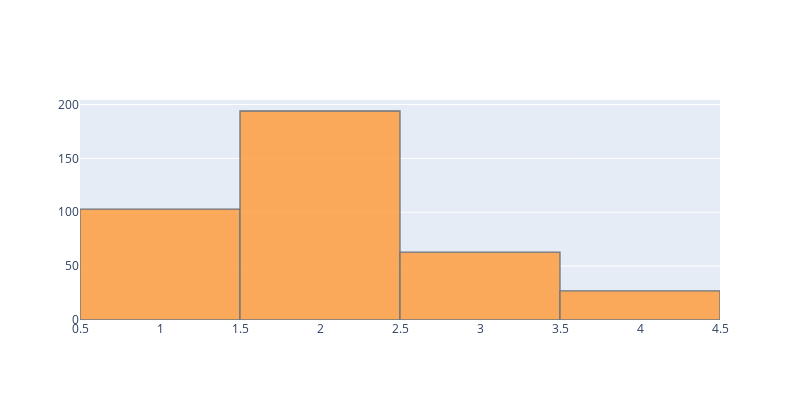

The notebook cell this image was saved under:
### Markdown cell above
### - studytime

### Code cell
data.studytime.iplot(kind='hist', title="Study time distribution", layout=layout.to_plotly_json())

### Figure 1 — Plotly figure (JSON) as saved in the notebook; plotly's stock layout.template omitted (floating-point values rounded to 4 significant figures; data arrays with more than 128 entries replaced by an {"elided": "..."} marker saying what was removed)
{"data": [{"histfunc": "count", "histnorm": "", "marker": {"color": "rgba(255, 153, 51, 1.0)", "line": {"color": "#4D5663", "width": 1.3}}, "name": "studytime", "opacity": 0.8, "orientation": "v", "type": "histogram", "x": {"elided": "394 int values"}}], "layout": {"barmode": "overlay", "height": 400, "width": 800}}
